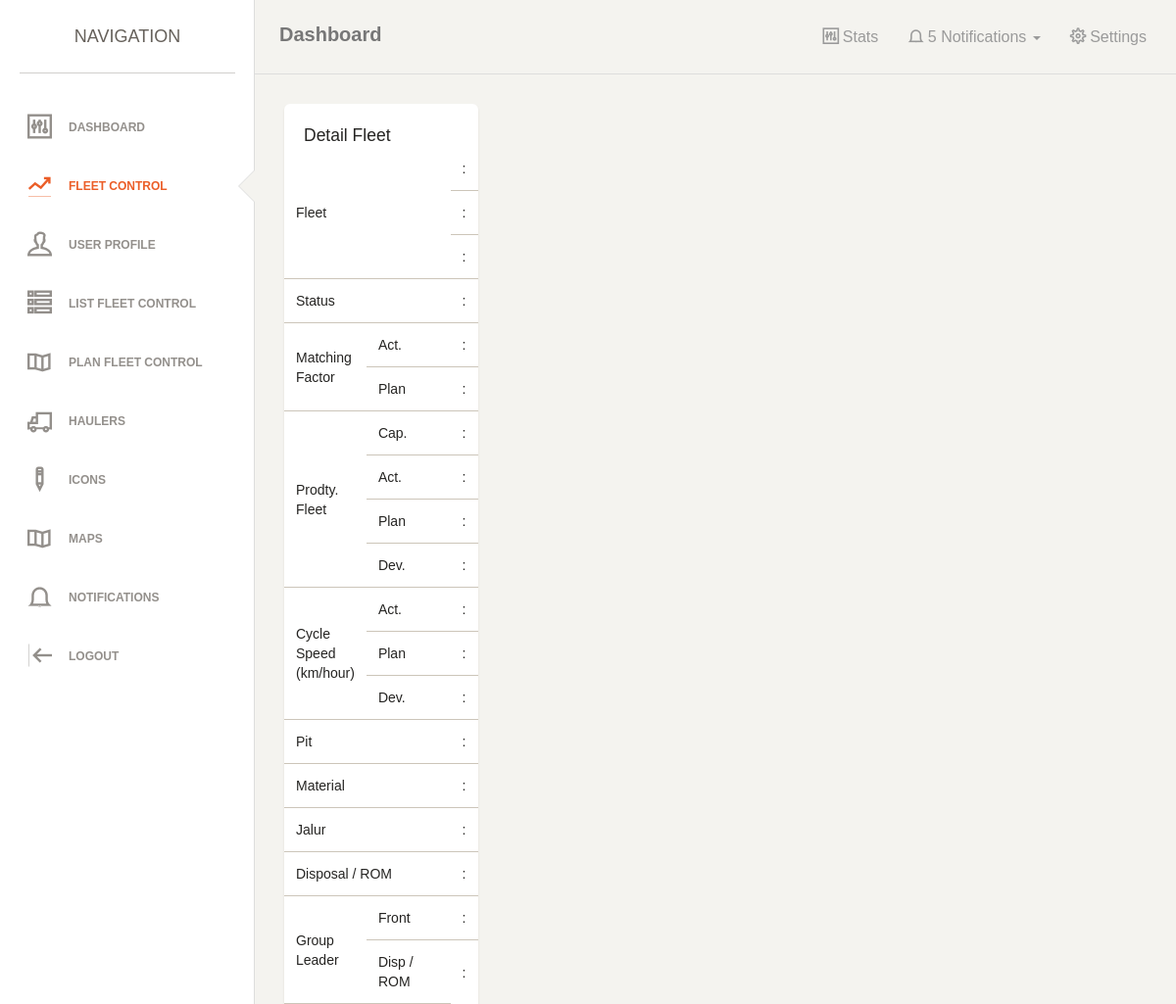
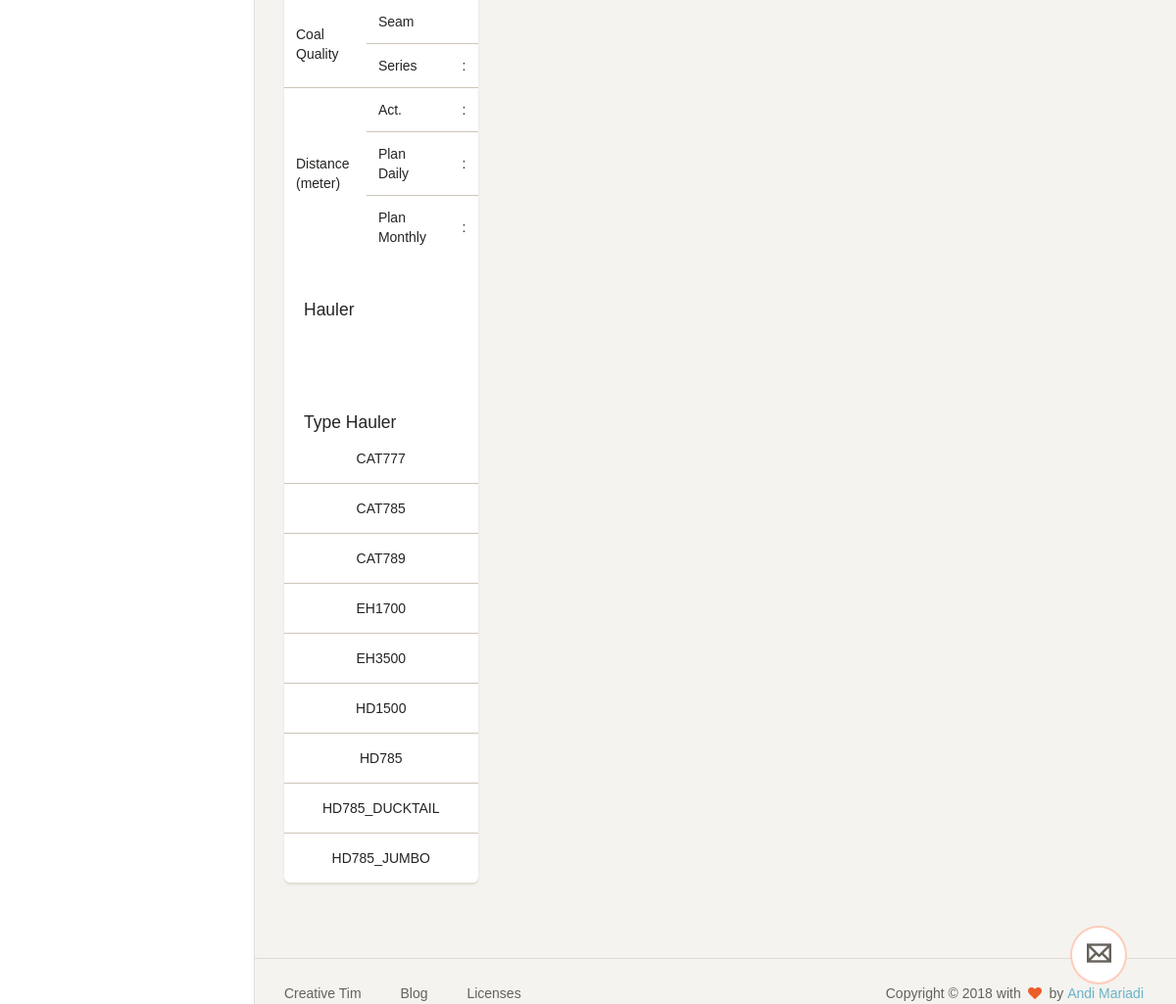
Screenshot of /index.php?fleet_all (signed in) with the database file from the repository (2 pictures, top to bottom).
### tables this page shows
CREATE TABLE IF NOT EXISTS `enum` (
`id` int(10) NOT NULL,
  `name` varchar(100) NOT NULL,
  `type` varchar(50) NOT NULL,
  `refid` int(10) NOT NULL
);

### system/crud.php (called while the page is built, shortened)
<?php
class crud
{
	private $server = 'localhost';
	private $user = 'root';
	private $pass = '';
	private $database = 'fleet_control';
	function __construct() {
		$this->connection = new mysqli($this->server, $this->user, $this->pass, $this->database);
	}
}
?>

### page/detail_all.php (the view, shortened to what this page needs)
<div class="content ">
<div class="container-fluid">
        <div class="row">
            <div class="col-xs-3">
                <div class="card">
                    <div class="header">
                        <h5 class="title">Detail Fleet</h5>
                    </div>
                    <table class="table">
                		<thead>
                			<tr>
                                <td width="150px" rowspan="3" colspan="2">Fleet</td>
                                <td>:</td>
                            </tr>
                            <tr>
                                <td>:</td>
                            </tr>
                            <tr>
                                <td>:</td>
                            </tr>
                            <tr>
                                <td colspan="2">Status</td>
                                <td>:</td>
                            </tr>
                            <tr>
                                <td width="150px" rowspan="2">Matching Factor</td>
                                <td width="75px">Act.</td>
                                <td>:</td>
                            </tr>
                            <tr>
                                <td>Plan</td>
                                <td>:</td>
                            </tr>
                            <tr>
                                <td rowspan="4">Prodty. Fleet</td>
                                <td>Cap.</td>
                                <td>:</td>
                            </tr>
                            <tr>
                                <td>Act.</td>
                                <td>:</td>
                            </tr>
                            <tr>
                                <td>Plan</td>
                                <td>:</td>
                            </tr>
                            <tr>
                                <td>Dev.</td>
                                <td>:</td>
                            </tr>
                            <tr>
                                <td rowspan="3">Cycle Speed (km/hour)</td>
                                <td>Act.</td>
                                <td>:</td>
                            </tr>
                            <tr>
                                <td>Plan</td>
                                <td>:</td>
                            </tr>
                            <tr>
                                <td>Dev.</td>
                                <td>:</td>
                            </tr>
                            <tr>
                                <td colspan="2">Pit</td>
                                <td>:</td>
                            </tr>
                            <tr>
                                <td colspan="2">Material</td>
                                <td>:</td>
                            </tr>
                            <tr>
                                <td colspan="2">Jalur</td>
                                <td>:</td>
                            </tr>
                            <tr>
                                <td colspan="2">Disposal / ROM </td>
                                <td>:</td>
                            </tr>
                            <tr>
                                <td rowspan="2">Group Leader</td>
                                <td>Front</td>
                                <td>:</td>
                            </tr>
                            <tr>
                                <td width="45%">Disp / ROM</td>
                                <td>:</td>
                            </tr>
                            <tr>
                                <td rowspan="2">Coal Quality</td>
                                <td>Seam</td>
                            </tr>
                            <tr>
                                <td>Series</td>
                                <td>:</td>
                            </tr>
                            <tr>
                                <td rowspan="3">Distance (meter)</td>
                                <td>Act.</td>
                                <td>:</td>
                            </tr>
                            <tr>
                                <td>Plan Daily</td>
                                <td>:</td>
                            </tr>
                            <tr>
                                <td>Plan Monthly</td>
                                <td>:</td>
                            </tr>
                		</thead>
                    </table>
                    <div class="header">
                        <h5 class="title">Hauler</h5>
                    </div>
                    <table class="table table-striped">
                        <thead>
                            <tr>
                                <td align="center">&nbsp;</td>
                            </tr>
                        </thead>
                    </table>
                    <div class="header">
                        <h5 class="title">Type Hauler</h5>
                    </div>
                    <table class="table table-striped">
                        <thead>
                            <?php
                            $enum = "SELECT `name` FROM `enum` WHERE `enum`.`type` = 'type_hauler'";
                            $sql_enum = mysqli_query($db->connection, $enum);
                            while ($data = mysqli_fetch_assoc($sql_enum)) {
                                echo '<tr><td align="center">' . $data['name'] . '</td></tr>';
                            }
                            ?>
                        </thead>
                    </table>
                </div>
            </div>
        </div>
    </div>
</div>

### rows the page displays
enum: name "CAT777"
enum: name "CAT785"
enum: name "CAT789"
enum: name "EH1700"
enum: name "EH3500"
enum: name "HD1500"
enum: name "HD785"
enum: name "HD785_DUCKTAIL"
enum: name "HD785_JUMBO"
